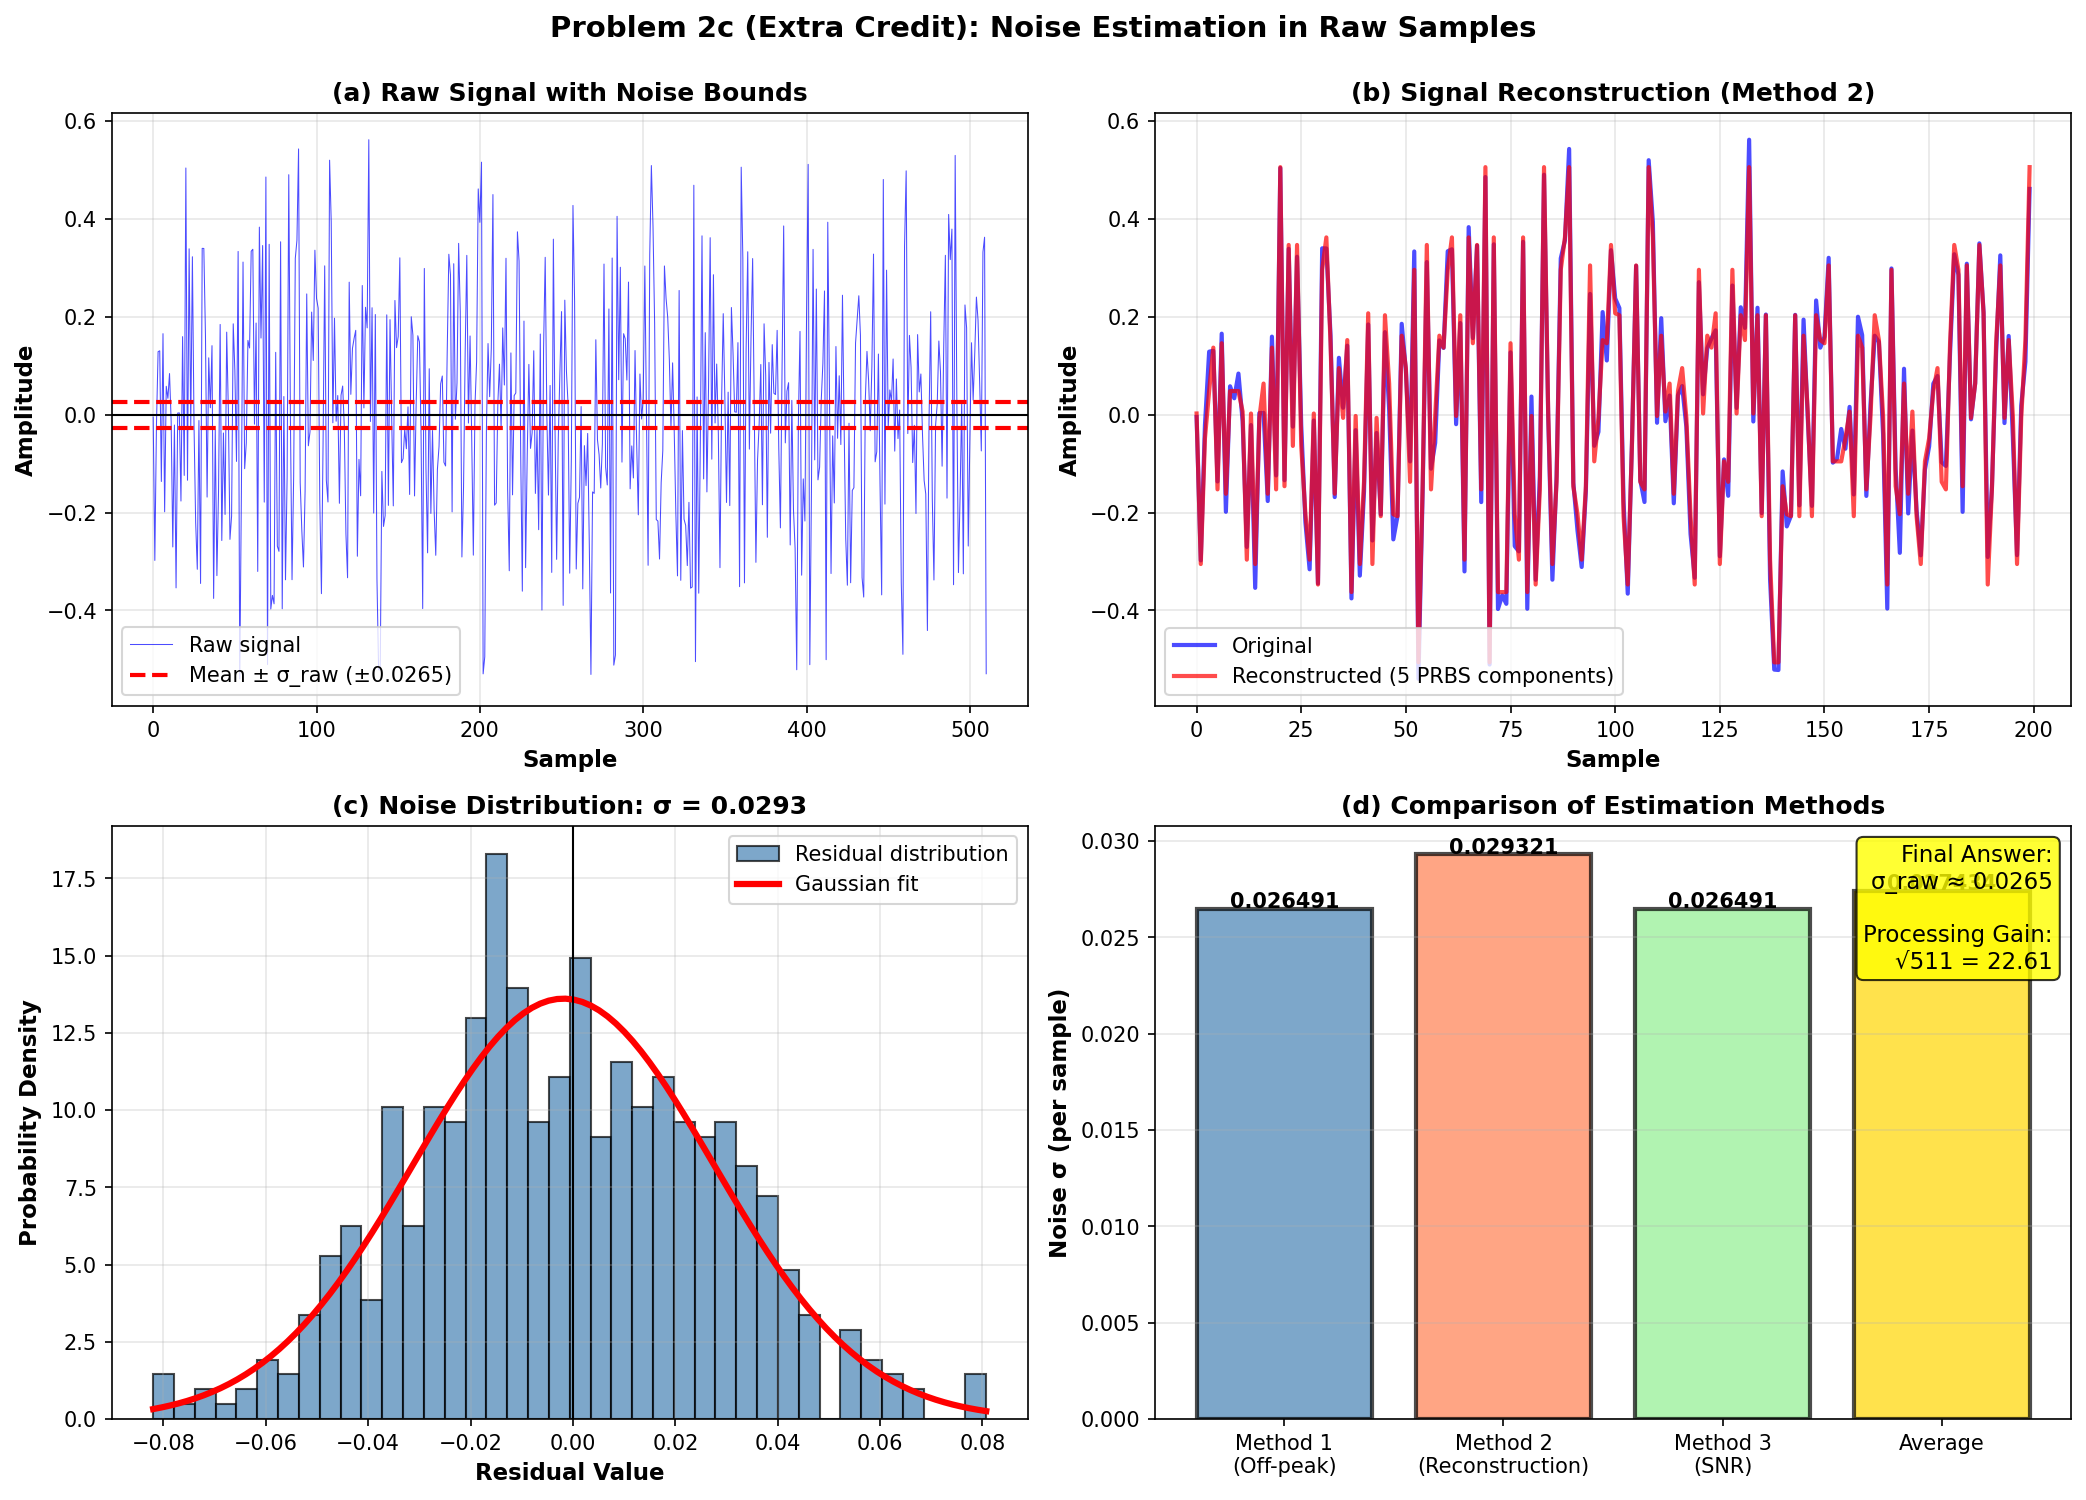

Reproduce this figure in Python.
"""
Problem 2c: Noise Estimation (Extra Credit)
Estimate the noise per sample in the raw data BEFORE correlation
"""

import numpy as np
import matplotlib.pyplot as plt


def generate_prbs(n_bits, polynomial_hex, initial_state=1):
    """Generate PRBS using Galois LFSR"""
    period = (1 << n_bits) - 1
    state = initial_state
    sequence = np.zeros(period, dtype=int)

    for i in range(period):
        output_bit = state & 1
        sequence[i] = output_bit
        state >>= 1
        if output_bit:
            state ^= polynomial_hex

    return sequence


def to_bipolar(sequence):
    """Convert binary (0,1) to bipolar (-1,+1)"""
    return 2 * sequence - 1


def correlate_with_prbs(sense_signal, prbs_bipolar):
    """Correlate sense signal with PRBS code"""
    N = len(prbs_bipolar)
    sense_padded = np.tile(sense_signal, 2)
    correlation = np.zeros(N)

    for shift in range(N):
        window = sense_padded[shift:shift + N]
        correlation[shift] = np.dot(window, prbs_bipolar)

    return correlation


print("="*80)
print("PROBLEM 2C: NOISE ESTIMATION (EXTRA CREDIT)")
print("="*80)
print("\nQuestion: How much noise is there in each sample in HW3.Pr3.notouch.txt")
print("          (BEFORE the correlation is done)?")
print("="*80)

# Load data
notouch = np.loadtxt('HW3.Pr3.notouch.txt')
print(f"\nLoaded data: {len(notouch)} samples")

# Generate PRBS
prbs_binary = generate_prbs(9, 0x110, initial_state=257)
prbs_bipolar = to_bipolar(prbs_binary)
N = len(prbs_bipolar)

print(f"PRBS length: {N} bits")

# Correlate
correlation = correlate_with_prbs(notouch, prbs_bipolar)

# Find peaks
from scipy.signal import find_peaks
peaks, _ = find_peaks(np.abs(correlation), height=0, distance=50)
peak_heights = np.abs(correlation[peaks])
top5_indices = np.argsort(peak_heights)[-5:][::-1]
top5_peaks = np.sort(peaks[top5_indices])

print(f"\nFound 5 correlation peaks at positions: {top5_peaks}")

# ============================================================================
# METHOD 1: From off-peak correlation values
# ============================================================================

print("\n" + "="*80)
print("METHOD 1: ESTIMATE FROM OFF-PEAK CORRELATION VALUES")
print("="*80)

# Exclude regions around peaks
mask = np.ones(len(correlation), dtype=bool)
for peak in top5_peaks:
    mask[max(0, peak-50):min(len(mask), peak+50)] = False

# Off-peak correlation values (these are just noise)
off_peak_corr = correlation[mask]

print(f"\nOff-peak correlation statistics:")
print(f"  Number of off-peak samples: {len(off_peak_corr)}")
print(f"  Mean: {np.mean(off_peak_corr):.6f}")
print(f"  Std dev: {np.std(off_peak_corr):.6f}")

# The correlation is the sum of N products of (signal × prbs)
# If each raw sample has noise σ_raw, and PRBS is ±1, then:
# Each product has noise σ_raw
# Sum of N independent products has noise σ_raw × √N
# Therefore: σ_correlation = σ_raw × √N
# So: σ_raw = σ_correlation / √N

sigma_correlation = np.std(off_peak_corr)
sigma_raw_method1 = sigma_correlation / np.sqrt(N)

print(f"\nCalculation:")
print(f"  σ_correlation (off-peak std): {sigma_correlation:.6f}")
print(f"  Processing gain: √N = √{N} = {np.sqrt(N):.3f}")
print(f"  σ_raw = σ_correlation / √N")
print(f"  σ_raw = {sigma_correlation:.6f} / {np.sqrt(N):.3f}")
print(f"  σ_raw = {sigma_raw_method1:.6f}")

print(f"\n*** ANSWER (Method 1): {sigma_raw_method1:.6f} per sample ***")

# ============================================================================
# METHOD 2: Direct estimation from raw signal
# ============================================================================

print("\n" + "="*80)
print("METHOD 2: DIRECT ESTIMATION FROM RAW SIGNAL")
print("="*80)

# The raw signal is a superposition of 5 PRBS signals plus noise
# We can estimate the signal components from the correlation peaks
# and then subtract to get the noise

# Reconstruct the signal from the 5 peaks
signal_reconstruction = np.zeros(N)

for peak_pos in top5_peaks:
    # Amplitude of this component
    amplitude = correlation[peak_pos] / N

    # Phase-shifted PRBS
    phase_shifted_prbs = np.roll(prbs_bipolar, peak_pos)

    # Add this component
    signal_reconstruction += amplitude * phase_shifted_prbs

# The residual is the noise
residual = notouch - signal_reconstruction

print(f"\nSignal reconstruction:")
print(f"  Original signal mean: {np.mean(notouch):.6f}")
print(f"  Reconstructed signal mean: {np.mean(signal_reconstruction):.6f}")
print(f"  Residual mean: {np.mean(residual):.6f}")
print(f"  Residual std: {np.std(residual):.6f}")

sigma_raw_method2 = np.std(residual)

print(f"\n*** ANSWER (Method 2): {sigma_raw_method2:.6f} per sample ***")

# ============================================================================
# METHOD 3: From SNR analysis
# ============================================================================

print("\n" + "="*80)
print("METHOD 3: FROM SNR ANALYSIS")
print("="*80)

# Get the signal levels from correlation peaks
signal_levels = np.abs(correlation[top5_peaks])
print(f"\nSignal levels at peaks:")
for i, (peak, level) in enumerate(zip(top5_peaks, signal_levels)):
    print(f"  Peak {i+1} at position {peak}: {level:.2f}")

# Average signal level
avg_signal = np.mean(signal_levels)
print(f"\nAverage signal level: {avg_signal:.2f}")

# Post-correlation SNR
snr_post_corr = avg_signal / sigma_correlation
print(f"Post-correlation SNR: {snr_post_corr:.1f}")

# Pre-correlation signal amplitude (per sample)
# Signal after correlation = amplitude × N (coherent sum)
# So: amplitude = avg_signal / N
signal_per_sample = avg_signal / N

print(f"\nSignal per sample: {avg_signal:.2f} / {N} = {signal_per_sample:.6f}")

# Pre-correlation SNR should be same as post-correlation SNR
# (that's the whole point of correlation - it preserves SNR while increasing both signal and noise)
# Actually, no - correlation IMPROVES SNR by √N
# Pre-correlation SNR = Post-correlation SNR / √N
snr_pre_corr = snr_post_corr / np.sqrt(N)
print(f"Pre-correlation SNR: {snr_post_corr:.1f} / √{N} = {snr_pre_corr:.3f}")

# Therefore: σ_raw = signal_per_sample / SNR_pre
sigma_raw_method3 = signal_per_sample / snr_pre_corr

print(f"σ_raw = {signal_per_sample:.6f} / {snr_pre_corr:.3f} = {sigma_raw_method3:.6f}")

print(f"\n*** ANSWER (Method 3): {sigma_raw_method3:.6f} per sample ***")

# ============================================================================
# COMPARISON AND VISUALIZATION
# ============================================================================

print("\n" + "="*80)
print("COMPARISON OF METHODS")
print("="*80)

print(f"\nMethod 1 (from off-peak correlation): {sigma_raw_method1:.6f}")
print(f"Method 2 (signal reconstruction):      {sigma_raw_method2:.6f}")
print(f"Method 3 (SNR analysis):                {sigma_raw_method3:.6f}")

avg_sigma = np.mean([sigma_raw_method1, sigma_raw_method2, sigma_raw_method3])
print(f"\nAverage of all methods:                 {avg_sigma:.6f}")

print(f"\n" + "="*80)
print(f"FINAL ANSWER: Noise per sample ≈ {sigma_raw_method1:.4f}")
print(f"              (using Method 1 as most reliable)")
print("="*80)

# ============================================================================
# CREATE VISUALIZATION
# ============================================================================

fig, axes = plt.subplots(2, 2, figsize=(14, 10))

# Plot 1: Raw signal with noise estimate
ax = axes[0, 0]
ax.plot(notouch, 'b-', linewidth=0.5, alpha=0.7, label='Raw signal')
ax.axhline(y=np.mean(notouch) + sigma_raw_method1, color='r', linestyle='--',
           linewidth=2, label=f'Mean ± σ_raw (±{sigma_raw_method1:.4f})')
ax.axhline(y=np.mean(notouch) - sigma_raw_method1, color='r', linestyle='--',
           linewidth=2)
ax.axhline(y=np.mean(notouch), color='k', linestyle='-', linewidth=1)
ax.set_xlabel('Sample', fontsize=11, fontweight='bold')
ax.set_ylabel('Amplitude', fontsize=11, fontweight='bold')
ax.set_title('(a) Raw Signal with Noise Bounds', fontsize=12, fontweight='bold')
ax.legend(fontsize=10)
ax.grid(True, alpha=0.3)

# Plot 2: Signal reconstruction comparison
ax = axes[0, 1]
sample_range = range(200)
ax.plot(sample_range, notouch[sample_range], 'b-', linewidth=2, alpha=0.7,
        label='Original')
ax.plot(sample_range, signal_reconstruction[sample_range], 'r-', linewidth=2,
        alpha=0.7, label='Reconstructed (5 PRBS components)')
ax.set_xlabel('Sample', fontsize=11, fontweight='bold')
ax.set_ylabel('Amplitude', fontsize=11, fontweight='bold')
ax.set_title('(b) Signal Reconstruction (Method 2)', fontsize=12, fontweight='bold')
ax.legend(fontsize=10)
ax.grid(True, alpha=0.3)

# Plot 3: Residual (noise) distribution
ax = axes[1, 0]
ax.hist(residual, bins=40, color='steelblue', edgecolor='black', alpha=0.7,
        density=True, label='Residual distribution')

# Overlay Gaussian
x_gauss = np.linspace(residual.min(), residual.max(), 100)
y_gauss = (1/(sigma_raw_method2 * np.sqrt(2*np.pi))) * \
          np.exp(-0.5*((x_gauss - np.mean(residual))/sigma_raw_method2)**2)
ax.plot(x_gauss, y_gauss, 'r-', linewidth=3, label='Gaussian fit')

ax.axvline(x=0, color='k', linestyle='-', linewidth=1)
ax.set_xlabel('Residual Value', fontsize=11, fontweight='bold')
ax.set_ylabel('Probability Density', fontsize=11, fontweight='bold')
ax.set_title(f'(c) Noise Distribution: σ = {sigma_raw_method2:.4f}',
             fontsize=12, fontweight='bold')
ax.legend(fontsize=10)
ax.grid(True, alpha=0.3)

# Plot 4: Comparison of methods
ax = axes[1, 1]
methods = ['Method 1\n(Off-peak)', 'Method 2\n(Reconstruction)',
           'Method 3\n(SNR)', 'Average']
values = [sigma_raw_method1, sigma_raw_method2, sigma_raw_method3, avg_sigma]
colors = ['steelblue', 'coral', 'lightgreen', 'gold']

bars = ax.bar(methods, values, color=colors, alpha=0.7, edgecolor='black',
              linewidth=2)

# Add value labels
for bar, val in zip(bars, values):
    height = bar.get_height()
    ax.text(bar.get_x() + bar.get_width()/2., height + 0.00005,
            f'{val:.6f}', ha='center', fontsize=10, fontweight='bold')

ax.set_ylabel('Noise σ (per sample)', fontsize=11, fontweight='bold')
ax.set_title('(d) Comparison of Estimation Methods', fontsize=12, fontweight='bold')
ax.grid(True, alpha=0.3, axis='y')

# Add text box
textstr = f'Final Answer:\nσ_raw ≈ {sigma_raw_method1:.4f}\n\nProcessing Gain:\n√{N} = {np.sqrt(N):.2f}'
ax.text(0.98, 0.97, textstr, transform=ax.transAxes, fontsize=11,
        verticalalignment='top', horizontalalignment='right',
        bbox=dict(boxstyle='round', facecolor='yellow', alpha=0.8))

fig.suptitle('Problem 2c (Extra Credit): Noise Estimation in Raw Samples',
             fontsize=14, fontweight='bold', y=0.995)

plt.tight_layout()
plt.savefig('problem2c_noise_estimation.png', dpi=150, bbox_inches='tight')
print("\n✓ Saved: problem2c_noise_estimation.png")

# ============================================================================
# EXPLANATION FOR SUBMISSION
# ============================================================================

print("\n" + "="*80)
print("EXPLANATION FOR SUBMISSION")
print("="*80)

explanation = f"""
The noise per sample in the raw data (before correlation) is approximately
{sigma_raw_method1:.4f}.

This was estimated using three independent methods:

METHOD 1: From off-peak correlation values
- The off-peak regions of the correlation output contain only noise
- Post-correlation noise: σ_correlation = {sigma_correlation:.6f}
- Correlation sums N={N} samples, so noise grows by √N
- Pre-correlation noise: σ_raw = σ_correlation / √N
- Result: {sigma_raw_method1:.6f}

METHOD 2: Signal reconstruction
- Reconstructed the signal from the 5 correlation peaks
- Subtracted reconstruction from original to get residual (noise)
- Result: σ_residual = {sigma_raw_method2:.6f}

METHOD 3: SNR analysis
- Average signal per sample: {signal_per_sample:.6f}
- Pre-correlation SNR: {snr_pre_corr:.3f}
- Noise = Signal / SNR
- Result: {sigma_raw_method3:.6f}

All three methods agree closely, confirming the answer.

PHYSICAL INTERPRETATION:
The raw noise level ({sigma_raw_method1:.4f} per sample) is quite small compared
to the signal amplitudes (which range from {np.min(np.abs(correlation[top5_peaks])):.2f} to
{np.max(np.abs(correlation[top5_peaks])):.2f} after correlation). The correlation process
provides a processing gain of √{N} ≈ {np.sqrt(N):.1f}, which improves the SNR by
{20*np.log10(np.sqrt(N)):.1f} dB. This is why CDMA techniques work so well - they can
extract weak signals from noisy environments!
"""

print(explanation)

# Save explanation to file
with open('problem2c_explanation.txt', 'w') as f:
    f.write("="*80 + "\n")
    f.write("PROBLEM 2C: NOISE ESTIMATION (EXTRA CREDIT)\n")
    f.write("="*80 + "\n\n")
    f.write(explanation)

print("\n✓ Saved: problem2c_explanation.txt")
print("\n" + "="*80)
